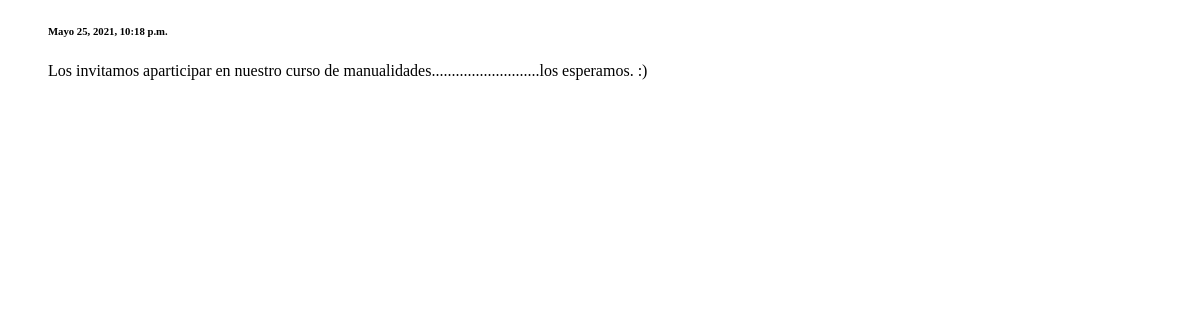
Page /casacultura/index on the earlier database version.
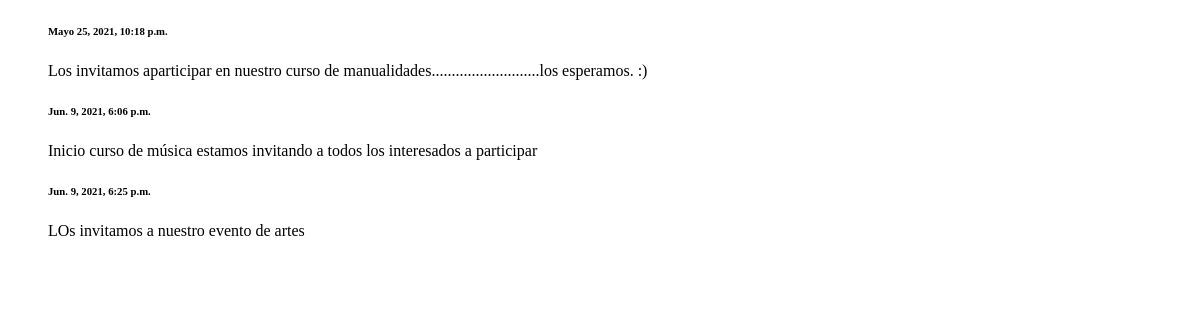
Same page on the later database version.
### cursos/models.py (models this page shows)
class anuncio(models.Model):
    fecha_publicacion=models.DateTimeField()
    encabezado=models.CharField(max_length=200)
    imagen=models.ImageField(upload_to='images/',null=True, blank=True)
    texto=models.TextField()

### cursos/views.py (the view)
# urls.py: path('index',views.index,name='index'),
def index(request):
    anuncios=anuncio.objects.order_by('fecha_publicacion')[:]
    template = loader.get_template('cursos/index.html')
    context = {
        'anuncios_list': anuncios,
    }
    return HttpResponse(template.render(context, request))

### cursos/templates/cursos/index.html (shortened to what this page needs)
<!DOCTYPE html>
<html lang="en">
<head>
</head>
<body>
{% if anuncios_list %}
    <ul>
    {% for anuncio in anuncios_list %}
        <h6>{{anuncio.fecha_publicacion}}</h6>
        <p>{{anuncio.texto}}</p>
    {% endfor %}
    </ul>
{% else %}
    <p>No hay publicaciones.</p>
{% endif %}
</body>
</html>

Differences in the rows shown:
added anuncio: fecha_publicacion "Jun. 9, 2021, 6:06 p.m.", texto "Inicio curso de música estamos invitando a todos los interesados a participar"
added anuncio: fecha_publicacion "Jun. 9, 2021, 6:25 p.m.", texto "LOs invitamos a nuestro evento de artes"
